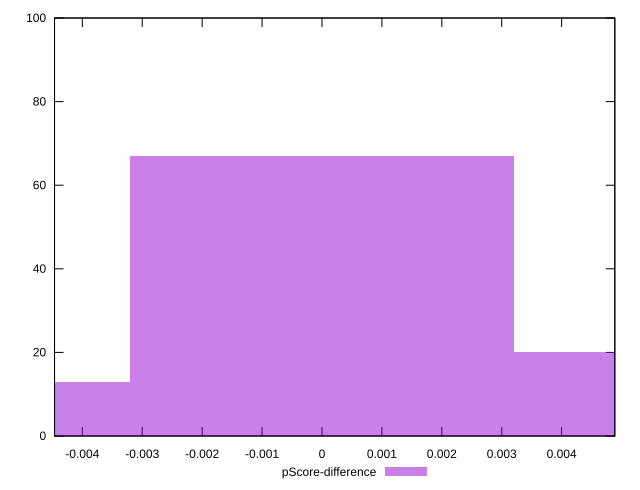

Generate this figure with gnuplot:
reset

$pScoreDifference <<EOF
0 67
0.006402657149105981 20
-0.006402657149105981 13
EOF

set key outside below
set boxwidth 0.006402657149105981
set xrange [-0.004463784681530192:0.004887587726616571]
set yrange [0:100]
set trange [0:100]
set style fill transparent solid 0.5 noborder
set terminal svg size 640, 490 enhanced background rgb 'white'
set output "reports/report_00031_2021-02-24T23-18-18.084Z/speed-index/samples/music/pScore-difference/histogram.svg"

plot $pScoreDifference title "pScore-difference" with boxes

reset
